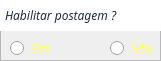
      <widget class="QFrame" name="frame_23">
       <property name="geometry">
        <rect>
         <x>300</x>
         <y>30</y>
         <width>161</width>
         <height>61</height>
        </rect>
       </property>
       <property name="frameShape">
        <enum>QFrame::StyledPanel</enum>
       </property>
       <property name="frameShadow">
        <enum>QFrame::Raised</enum>
       </property>
       <widget class="QLabel" name="label_24">
        <property name="geometry">
         <rect>
          <x>0</x>
          <y>0</y>
          <width>161</width>
          <height>31</height>
         </rect>
        </property>
        <property name="font">
         <font>
          <family>Cocogoose Pro</family>
          <pointsize>9</pointsize>
          <italic>true</italic>
         </font>
        </property>
        <property name="styleSheet">
         <string notr="true">color: rgb(35,45,55);
background-color: rgb(255, 255, 255);</string>
        </property>
        <property name="text">
         <string>Habilitar postagem ?</string>
        </property>
        <property name="indent">
         <number>5</number>
        </property>
       </widget>
       <widget class="QRadioButton" name="radPostNao_2">
        <property name="geometry">
         <rect>
          <x>110</x>
          <y>40</y>
          <width>71</width>
          <height>16</height>
         </rect>
        </property>
        <property name="font">
         <font>
          <family>Cocogoose Pro</family>
          <pointsize>9</pointsize>
          <italic>true</italic>
          <underline>false</underline>
          <stylestrategy>PreferDefault</stylestrategy>
         </font>
        </property>
        <property name="layoutDirection">
         <enum>Qt::LeftToRight</enum>
        </property>
        <property name="autoFillBackground">
         <bool>false</bool>
        </property>
        <property name="styleSheet">
         <string notr="true">color: rgb(255, 255, 100);</string>
        </property>
        <property name="text">
         <string>Não</string>
        </property>
       </widget>
       <widget class="QRadioButton" name="radPostSim_2">
        <property name="geometry">
         <rect>
          <x>10</x>
          <y>40</y>
          <width>71</width>
          <height>16</height>
         </rect>
        </property>
        <property name="font">
         <font>
          <family>Cocogoose Pro</family>
          <pointsize>9</pointsize>
          <italic>true</italic>
          <underline>false</underline>
          <stylestrategy>PreferDefault</stylestrategy>
         </font>
        </property>
        <property name="layoutDirection">
         <enum>Qt::LeftToRight</enum>
        </property>
        <property name="autoFillBackground">
         <bool>false</bool>
        </property>
        <property name="styleSheet">
         <string notr="true">color: rgb(255, 255, 100);</string>
        </property>
        <property name="text">
         <string>Sim</string>
        </property>
       </widget>
      </widget>
